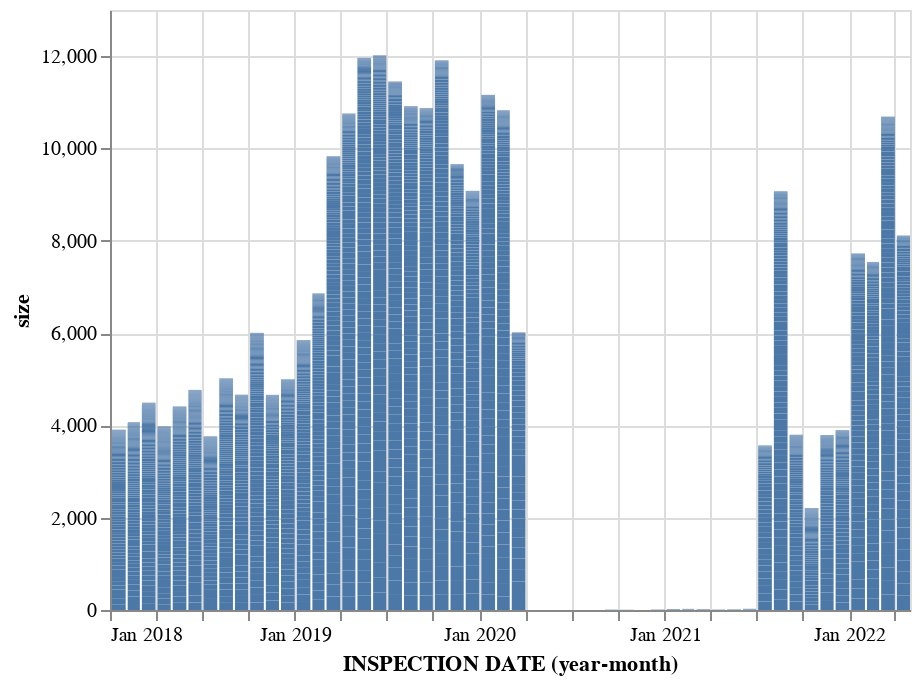

The code cell stored with this chart in its notebook:
### Code cell
alt.Chart(rests_by_date).mark_bar().encode(
    x ="yearmonth(INSPECTION DATE)",
    y="size",
    # facet="BORO",
)

### Figure 1 — Vega-Lite specification as saved in the notebook (floating-point values rounded to 4 significant figures; data arrays with more than 128 entries replaced by an {"elided": "..."} marker saying what was removed)
{"config": {"view": {"continuousWidth": 400, "continuousHeight": 300}}, "data": {"name": "data-05cef7ec0b38404cd80737da18db2c19"}, "mark": "bar", "encoding": {"x": {"field": "INSPECTION DATE", "timeUnit": "yearmonth", "type": "temporal"}, "y": {"field": "size", "type": "quantitative"}}, "$schema": "https://vega.github.io/schema/vega-lite/v4.17.0.json", "datasets": {"data-05cef7ec0b38404cd80737da18db2c19": {"elided": "4086 records"}}}
